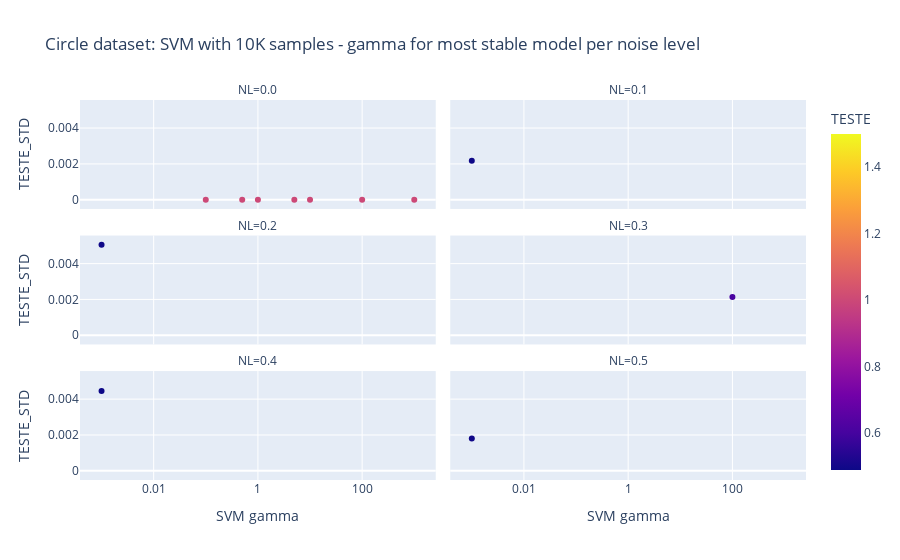

This figure's notebook cell:
### Markdown cell above
###  For SVM only, For dataset of size 10k and for each dataset, What is the most stable model and model params? How good is it in comparison to other models? Explain using bias and variance terminoligy.

### Code cell
stableDataByGammaForCircleDb = dfCircle.groupby(['NL']).apply(lambda group: group[group.TESTE_STD == group.TESTE_STD.min()]).reset_index(drop=True)
px.scatter(stableDataByGammaForCircleDb, x='HPS', labels = {'HPS': 'SVM gamma'}, y='TESTE_STD', 
           log_x=True,
           color = 'TESTE',
           facet_col = 'NL', facet_col_wrap = 2,
           title="Circle dataset: SVM with 10K samples - gamma for most stable model per noise level")

### Figure 1 — Plotly figure (JSON) as saved in the notebook; plotly's stock layout.template omitted (floating-point values rounded to 4 significant figures)
{"data": [{"hovertemplate": "NL=0.0<br>SVM gamma=%{x}<br>TESTE_STD=%{y}<br>TESTE=%{marker.color}<extra></extra>", "legendgroup": "", "marker": {"color": [1, 1, 1, 1, 1, 1, 1], "coloraxis": "coloraxis", "symbol": "circle"}, "mode": "markers", "name": "", "orientation": "v", "showlegend": false, "type": "scatter", "x": [0.1, 0.5, 1, 5, 10, 100, 1000], "xaxis": "x5", "y": [0, 0, 0, 0, 0, 0, 0], "yaxis": "y5"}, {"hovertemplate": "NL=0.1<br>SVM gamma=%{x}<br>TESTE_STD=%{y}<br>TESTE=%{marker.color}<extra></extra>", "legendgroup": "", "marker": {"color": [0.4899], "coloraxis": "coloraxis", "symbol": "circle"}, "mode": "markers", "name": "", "orientation": "v", "showlegend": false, "type": "scatter", "x": [0.001], "xaxis": "x6", "y": [0.002177], "yaxis": "y6"}, {"hovertemplate": "NL=0.2<br>SVM gamma=%{x}<br>TESTE_STD=%{y}<br>TESTE=%{marker.color}<extra></extra>", "legendgroup": "", "marker": {"color": [0.4934], "coloraxis": "coloraxis", "symbol": "circle"}, "mode": "markers", "name": "", "orientation": "v", "showlegend": false, "type": "scatter", "x": [0.001], "xaxis": "x3", "y": [0.005054], "yaxis": "y3"}, {"hovertemplate": "NL=0.3<br>SVM gamma=%{x}<br>TESTE_STD=%{y}<br>TESTE=%{marker.color}<extra></extra>", "legendgroup": "", "marker": {"color": [0.6099], "coloraxis": "coloraxis", "symbol": "circle"}, "mode": "markers", "name": "", "orientation": "v", "showlegend": false, "type": "scatter", "x": [100], "xaxis": "x4", "y": [0.002131], "yaxis": "y4"}, {"hovertemplate": "NL=0.4<br>SVM gamma=%{x}<br>TESTE_STD=%{y}<br>TESTE=%{marker.color}<extra></extra>", "legendgroup": "", "marker": {"color": [0.4888], "coloraxis": "coloraxis", "symbol": "circle"}, "mode": "markers", "name": "", "orientation": "v", "showlegend": false, "type": "scatter", "x": [0.001], "xaxis": "x", "y": [0.004456], "yaxis": "y"}, {"hovertemplate": "NL=0.5<br>SVM gamma=%{x}<br>TESTE_STD=%{y}<br>TESTE=%{marker.color}<extra></extra>", "legendgroup": "", "marker": {"color": [0.4952], "coloraxis": "coloraxis", "symbol": "circle"}, "mode": "markers", "name": "", "orientation": "v", "showlegend": false, "type": "scatter", "x": [0.001], "xaxis": "x2", "y": [0.001806], "yaxis": "y2"}], "layout": {"annotations": [{"font": {}, "showarrow": false, "text": "NL=0.4", "x": 0.245, "xanchor": "center", "xref": "paper", "y": 0.2867, "yanchor": "bottom", "yref": "paper"}, {"font": {}, "showarrow": false, "text": "NL=0.5", "x": 0.755, "xanchor": "center", "xref": "paper", "y": 0.2867, "yanchor": "bottom", "yref": "paper"}, {"font": {}, "showarrow": false, "text": "NL=0.2", "x": 0.245, "xanchor": "center", "xref": "paper", "y": 0.6433, "yanchor": "bottom", "yref": "paper"}, {"font": {}, "showarrow": false, "text": "NL=0.3", "x": 0.755, "xanchor": "center", "xref": "paper", "y": 0.6433, "yanchor": "bottom", "yref": "paper"}, {"font": {}, "showarrow": false, "text": "NL=0.0", "x": 0.245, "xanchor": "center", "xref": "paper", "y": 1.0, "yanchor": "bottom", "yref": "paper"}, {"font": {}, "showarrow": false, "text": "NL=0.1", "x": 0.755, "xanchor": "center", "xref": "paper", "y": 1.0, "yanchor": "bottom", "yref": "paper"}], "autosize": true, "coloraxis": {"colorbar": {"title": {"text": "TESTE"}}, "colorscale": [[0, "#0d0887"], [0.1111, "#46039f"], [0.2222, "#7201a8"], [0.3333, "#9c179e"], [0.4444, "#bd3786"], [0.5556, "#d8576b"], [0.6667, "#ed7953"], [0.7778, "#fb9f3a"], [0.8889, "#fdca26"], [1, "#f0f921"]]}, "legend": {"tracegroupgap": 0}, "title": {"text": "Circle dataset: SVM with 10K samples - gamma for most stable model per noise level"}, "xaxis": {"anchor": "y", "autorange": true, "domain": [0, 0.49], "range": [-3.384, 3.384], "title": {"text": "SVM gamma"}, "type": "log"}, "xaxis2": {"anchor": "y2", "autorange": true, "domain": [0.51, 1], "matches": "x", "range": [-3.384, 3.384], "title": {"text": "SVM gamma"}, "type": "log"}, "xaxis3": {"anchor": "y3", "autorange": true, "domain": [0, 0.49], "matches": "x", "range": [-3.384, 3.384], "showticklabels": false, "type": "log"}, "xaxis4": {"anchor": "y4", "autorange": true, "domain": [0.51, 1], "matches": "x", "range": [-3.384, 3.384], "showticklabels": false, "type": "log"}, "xaxis5": {"anchor": "y5", "autorange": true, "domain": [0, 0.49], "matches": "x", "range": [-3.384, 3.384], "showticklabels": false, "type": "log"}, "xaxis6": {"anchor": "y6", "autorange": true, "domain": [0.51, 1], "matches": "x", "range": [-3.384, 3.384], "showticklabels": false, "type": "log"}, "yaxis": {"anchor": "x", "autorange": true, "domain": [0, 0.2867], "range": [-0.0008215, 0.005875], "title": {"text": "TESTE_STD"}, "type": "linear"}, "yaxis2": {"anchor": "x2", "autorange": true, "domain": [0, 0.2867], "matches": "y", "range": [-0.0008215, 0.005875], "showticklabels": false, "type": "linear"}, "yaxis3": {"anchor": "x3", "autorange": true, "domain": [0.3567, 0.6433], "matches": "y", "range": [-0.0008215, 0.005875], "title": {"text": "TESTE_STD"}, "type": "linear"}, "yaxis4": {"anchor": "x4", "autorange": true, "domain": [0.3567, 0.6433], "matches": "y", "range": [-0.0008215, 0.005875], "showticklabels": false, "type": "linear"}, "yaxis5": {"anchor": "x5", "autorange": true, "domain": [0.7133, 1.0], "matches": "y", "range": [-0.0008215, 0.005875], "title": {"text": "TESTE_STD"}, "type": "linear"}, "yaxis6": {"anchor": "x6", "autorange": true, "domain": [0.7133, 1.0], "matches": "y", "range": [-0.0008215, 0.005875], "showticklabels": false, "type": "linear"}}}
